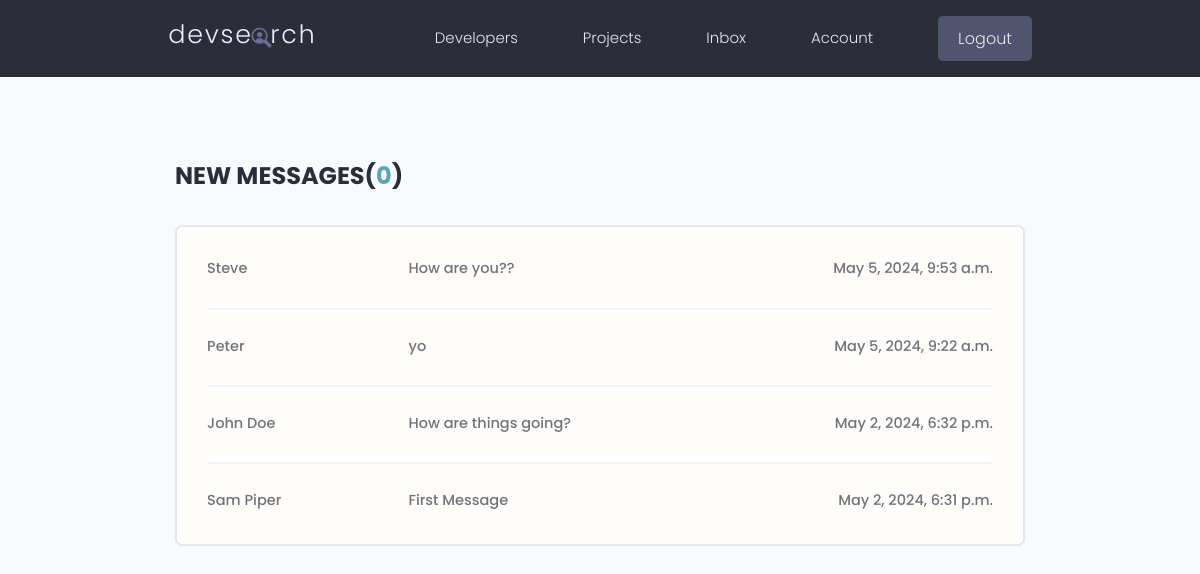
Page /inbox/ (signed in) on the earlier database version.
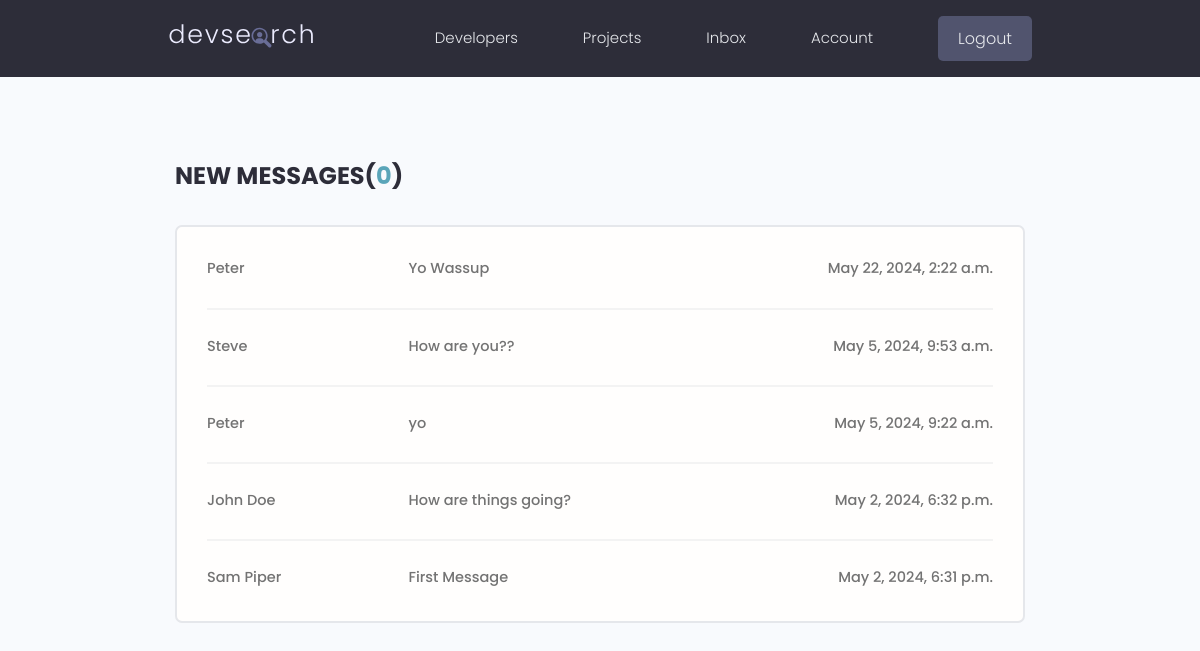
Same page on the later database version.
### users/models.py (models this page shows, shortened)
class Message(models.Model):
    sender = models.ForeignKey(Profile, on_delete=models.SET_NULL, null=True, blank=True) # one profile can have many messages , on_delete was kept null to not delete messages from receipent when sender account gets deleted
    recipient = models.ForeignKey(Profile, on_delete=models.SET_NULL, null=True, blank=True, related_name="messages") #related_name = messages is used to denote that profile model is connected to recipient by messages | if we didnt use that it wont let profile model to get added twice becuz sender also added
    name = models.CharField(max_length=200, null=True , blank=True)
    email = models.EmailField(max_length=200, null=True , blank=True)
    subject = models.CharField(max_length=200, null=True , blank=True)
    body = models.TextField()
    is_read = models.BooleanField(default=False, null=True) #read or undread
    created = models.DateTimeField(auto_now_add=True)
    id = models.UUIDField(default=uuid.uuid4, unique=True, primary_key=True, editable=False)
    class Meta:
        ordering = ['is_read','-created'] # - created means newer created

### users/views.py (the view)
# urls.py: path('inbox/', views.inbox, name="inbox"), # for messages model
@login_required(login_url='login')
def inbox(request):
    profile = request.user.profile # getting the currently logged in user
    messageRequests = profile.messages.all() # we renamed messages in "recepient" so thats why we dont use message_set.all()
    unreadCount = messageRequests.filter(is_read = False).count() #number of unread messages
    context ={'messageRequests':messageRequests, 'unreadCount':unreadCount}
    return render(request, 'users/inbox.html',context)

### users/templates/users/inbox.html
{% extends 'main.html' %}
{% block content %}
  <main class="inbox my-xl">
    <div class="content-box">
      <h3 class="inbox__title">New Messages(<span>{{unreadCount}}</span>)</h3>
      <ul class="messages">
        {% for message in messageRequests %}
        {% if message.is_read == False %}
        <li class="message message--unread">
          {% else %}
        <li class="message">
        {% endif %}
          <a href="{% url 'message' message.id %}">
            <span class="message__author">{{message.name}}</span>
            <span class="message__subject">{{message.subject}}</span>
            <span class="message__date">{{message.created}}</span>
          </a>
        </li>
        {% endfor %}
      </ul>
    </div>
  </main>
  {% endblock content %}

Differences in the rows shown:
added Message: name "Peter", subject "Yo Wassup", created "May 22, 2024, 2:22 a.m."
